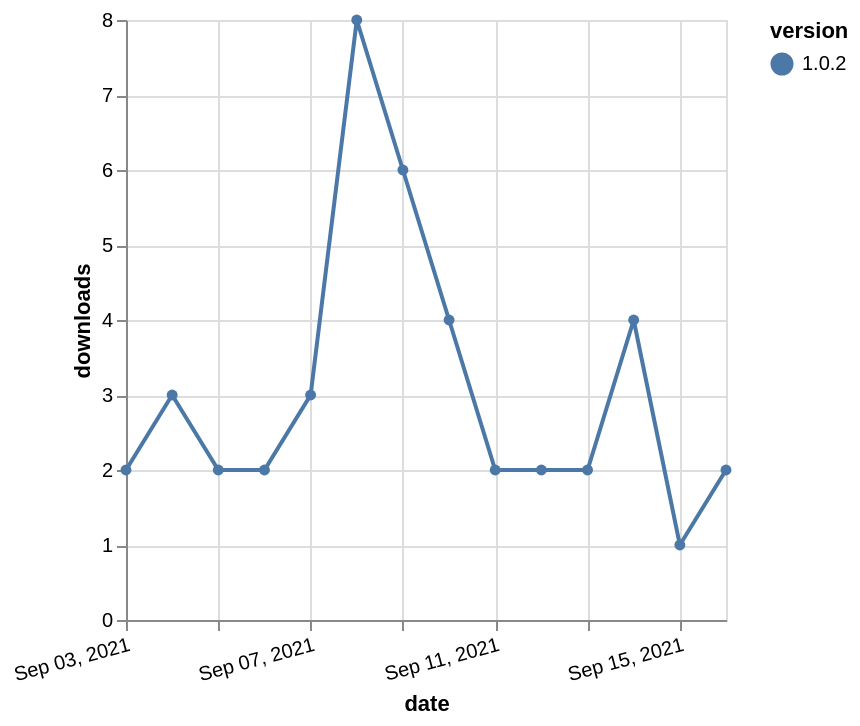

Describe this chart as a Vega-Lite specification.
### Vega-Lite specification from a JSON file in a GitHub repository (floating-point values rounded to 4 significant figures)
{"$schema": "https://vega.github.io/schema/vega-lite/v5.json", "description": "A simple bar chart with embedded data.", "data": {"values": [{"date": "2021-09-03", "total": 5850, "delta": 2, "version": "1.0.2"}, {"date": "2021-09-04", "total": 5853, "delta": 3, "version": "1.0.2"}, {"date": "2021-09-05", "total": 5855, "delta": 2, "version": "1.0.2"}, {"date": "2021-09-06", "total": 5857, "delta": 2, "version": "1.0.2"}, {"date": "2021-09-07", "total": 5860, "delta": 3, "version": "1.0.2"}, {"date": "2021-09-08", "total": 5868, "delta": 8, "version": "1.0.2"}, {"date": "2021-09-09", "total": 5874, "delta": 6, "version": "1.0.2"}, {"date": "2021-09-10", "total": 5878, "delta": 4, "version": "1.0.2"}, {"date": "2021-09-11", "total": 5880, "delta": 2, "version": "1.0.2"}, {"date": "2021-09-12", "total": 5882, "delta": 2, "version": "1.0.2"}, {"date": "2021-09-13", "total": 5884, "delta": 2, "version": "1.0.2"}, {"date": "2021-09-14", "total": 5888, "delta": 4, "version": "1.0.2"}, {"date": "2021-09-15", "total": 5889, "delta": 1, "version": "1.0.2"}, {"date": "2021-09-16", "total": 5891, "delta": 2, "version": "1.0.2"}]}, "width": "container", "mark": {"type": "line", "point": {"filled": true}}, "encoding": {"x": {"field": "date", "type": "temporal", "timeUnit": "yearmonthdate", "title": "date", "axis": {"labelAngle": -15}}, "y": {"field": "delta", "type": "quantitative", "title": "downloads"}, "color": {"field": "version", "type": "nominal"}, "tooltip": {"field": "delta"}}}
